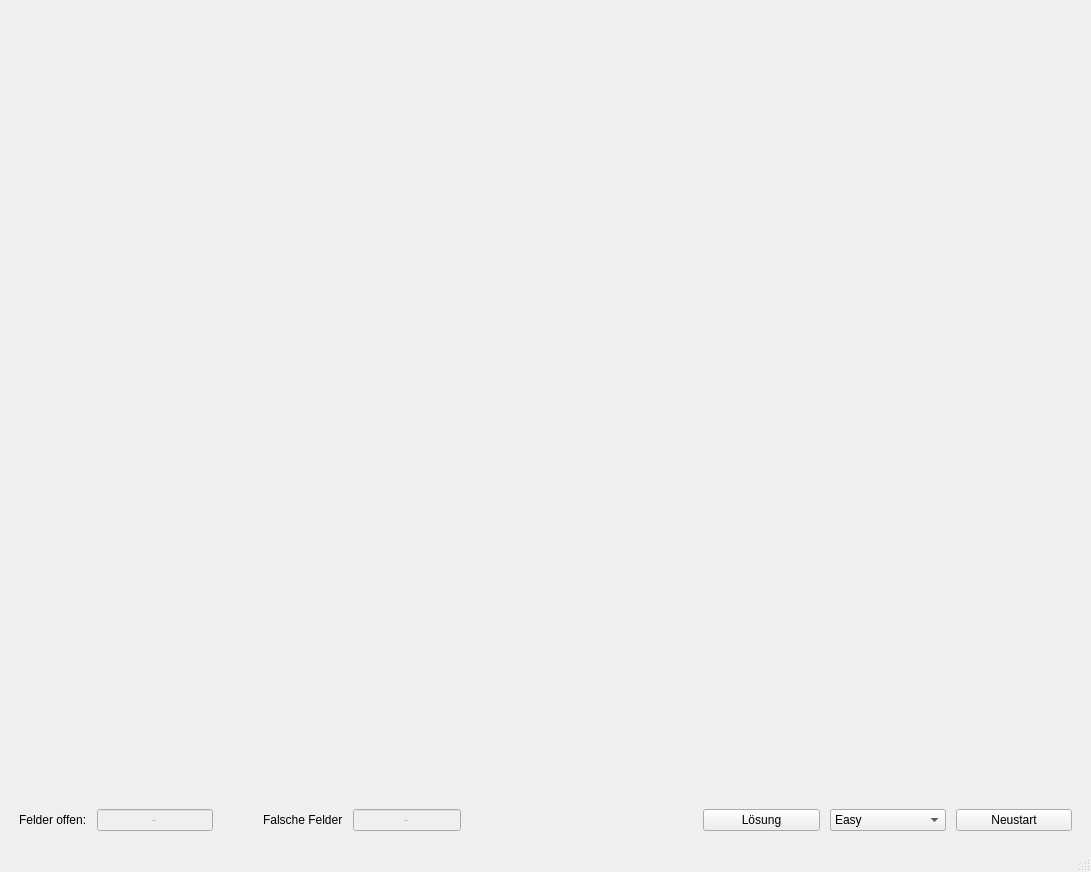
<?xml version="1.0" encoding="UTF-8"?>
<ui version="4.0">
 <class>MainWindow</class>
 <widget class="QMainWindow" name="MainWindow">
  <property name="geometry">
   <rect>
    <x>0</x>
    <y>0</y>
    <width>1091</width>
    <height>872</height>
   </rect>
  </property>
  <widget class="QWidget" name="panel">
   <layout class="QVBoxLayout" name="verticalLayout">
    <item>
     <layout class="QVBoxLayout" name="container" stretch="1,2,0">
      <property name="spacing">
       <number>10</number>
      </property>
      <property name="leftMargin">
       <number>10</number>
      </property>
      <property name="topMargin">
       <number>10</number>
      </property>
      <property name="rightMargin">
       <number>10</number>
      </property>
      <property name="bottomMargin">
       <number>10</number>
      </property>
      <item>
       <layout class="QHBoxLayout" name="oben" stretch="2,1">
        <item>
         <layout class="QGridLayout" name="grid_vertikale"/>
        </item>
        <item>
         <spacer name="spacer_open_1">
          <property name="orientation">
           <enum>Qt::Horizontal</enum>
          </property>
          <property name="sizeHint" stdset="0">
           <size>
            <width>40</width>
            <height>20</height>
           </size>
          </property>
         </spacer>
        </item>
       </layout>
      </item>
      <item>
       <layout class="QHBoxLayout" name="mitte" stretch="2,1">
        <item>
         <layout class="QGridLayout" name="grid_felder"/>
        </item>
        <item>
         <layout class="QGridLayout" name="grid_horizontale"/>
        </item>
       </layout>
      </item>
      <item>
       <layout class="QHBoxLayout" name="unten" stretch="0,1,0,0,0,2,1,1,1">
        <item>
         <widget class="QLabel" name="label_offen">
          <property name="enabled">
           <bool>true</bool>
          </property>
          <property name="text">
           <string>Felder offen:</string>
          </property>
         </widget>
        </item>
        <item>
         <widget class="QLineEdit" name="edit_offen_zahl">
          <property name="enabled">
           <bool>false</bool>
          </property>
          <property name="mouseTracking">
           <bool>false</bool>
          </property>
          <property name="layoutDirection">
           <enum>Qt::LeftToRight</enum>
          </property>
          <property name="text">
           <string>-</string>
          </property>
          <property name="alignment">
           <set>Qt::AlignCenter</set>
          </property>
         </widget>
        </item>
        <item>
         <spacer name="horizontalSpacer">
          <property name="orientation">
           <enum>Qt::Horizontal</enum>
          </property>
          <property name="sizeHint" stdset="0">
           <size>
            <width>40</width>
            <height>20</height>
           </size>
          </property>
         </spacer>
        </item>
        <item>
         <widget class="QLabel" name="label">
          <property name="enabled">
           <bool>true</bool>
          </property>
          <property name="text">
           <string>Falsche Felder</string>
          </property>
         </widget>
        </item>
        <item>
         <widget class="QLineEdit" name="edit_fehler_zahl">
          <property name="enabled">
           <bool>false</bool>
          </property>
          <property name="text">
           <string>-</string>
          </property>
          <property name="alignment">
           <set>Qt::AlignCenter</set>
          </property>
         </widget>
        </item>
        <item>
         <spacer name="spacer_unten_1">
          <property name="orientation">
           <enum>Qt::Horizontal</enum>
          </property>
          <property name="sizeHint" stdset="0">
           <size>
            <width>40</width>
            <height>20</height>
           </size>
          </property>
         </spacer>
        </item>
        <item>
         <widget class="QPushButton" name="button_loesung">
          <property name="text">
           <string>Lösung</string>
          </property>
         </widget>
        </item>
        <item>
         <widget class="QComboBox" name="combobox_grad">
          <item>
           <property name="text">
            <string>Easy</string>
           </property>
          </item>
          <item>
           <property name="text">
            <string>Medium</string>
           </property>
          </item>
          <item>
           <property name="text">
            <string>Hard</string>
           </property>
          </item>
          <item>
           <property name="text">
            <string>Expert</string>
           </property>
          </item>
          <item>
           <property name="text">
            <string>Impossible</string>
           </property>
          </item>
         </widget>
        </item>
        <item>
         <widget class="QPushButton" name="button_neustart">
          <property name="text">
           <string>Neustart</string>
          </property>
         </widget>
        </item>
       </layout>
      </item>
     </layout>
    </item>
   </layout>
  </widget>
  <widget class="QStatusBar" name="statusbar"/>
  <action name="actionRestart">
   <property name="text">
    <string>Restart</string>
   </property>
  </action>
  <action name="actionEasy">
   <property name="text">
    <string>Easy</string>
   </property>
  </action>
  <action name="actionMedium">
   <property name="text">
    <string>Medium</string>
   </property>
  </action>
  <action name="actionHard">
   <property name="text">
    <string>Hard</string>
   </property>
  </action>
  <action name="actionExpert">
   <property name="text">
    <string>Expert</string>
   </property>
  </action>
  <action name="actionImpossible">
   <property name="text">
    <string>Impossible</string>
   </property>
  </action>
  <action name="actionExit">
   <property name="text">
    <string>Solve Game</string>
   </property>
  </action>
  <action name="actionExit_2">
   <property name="text">
    <string>Exit</string>
   </property>
  </action>
  <action name="actionVersion">
   <property name="text">
    <string>Version</string>
   </property>
  </action>
  <action name="actionTeam">
   <property name="text">
    <string>Team</string>
   </property>
  </action>
 </widget>
 <resources/>
 <connections/>
</ui>
